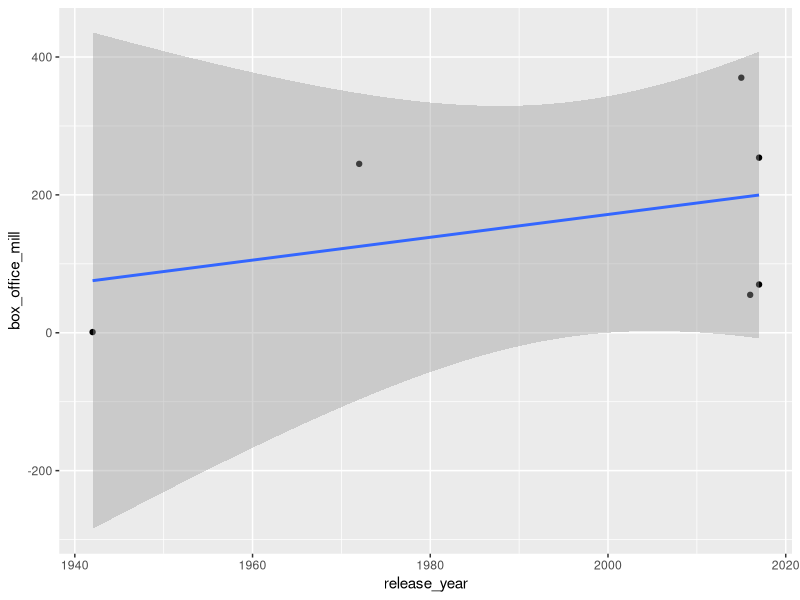

The R script that drew this image:
## ---- chunk 1
library(tidyverse)

movie_title <- c("Get Out", "Casablanca", "Lady Bird", "Mad Max", "The Godfather", "Moonlight")
release_year <- c(2017, 1942, 2017, 2015, 1972, 2016)
box_office_mill <- c(254, 1, 70, 370, 245, 55)
moviedata <- tibble(release_year, box_office_mill)

ggplot(moviedata, aes(x = release_year, y = box_office_mill)) + geom_point() + geom_smooth(method = "lm")
